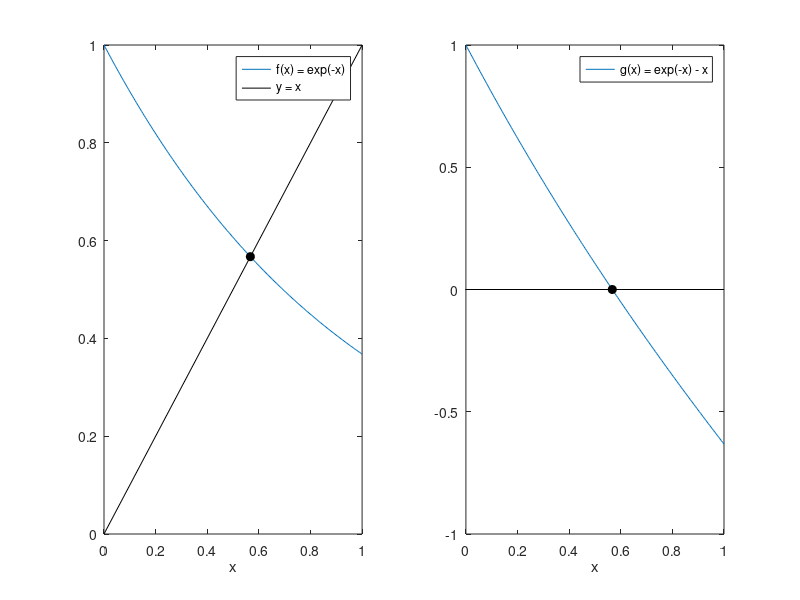

Here is the MATLAB script that generated this plot:
% Fig. 1.32: Steady state of x_{n+1} = exp(-x_n) (book, Section 1.5)
% left: intersection of f(x) = exp(-x) with y = x;  right: equivalently the root of g(x) = exp(-x) - x
% (c) 2026 Philipp Kügler · Program for the book "Dynamical Systems in the Life Sciences" · MIT License (see LICENSE)
x = 0.5;
for n = 1:100                            % fixed-point iteration x_{n+1} = exp(-x_n)
    x = exp(-x);
end
fprintf('fixed-point iteration after 100 steps: x = %.10f\n', x);
fprintf('g(x) = exp(-x) - x = %.1e\n', exp(-x) - x);

blau = [0 0.447 0.741];
xx = linspace(0, 1, 200);
subplot(1, 2, 1);
plot(xx, exp(-xx), 'Color', blau); hold on
plot([0 1], [0 1], 'k-'); plot(x, x, 'ko', 'MarkerFaceColor', 'k'); hold off
xlabel('x'); legend('f(x) = exp(-x)', 'y = x');
subplot(1, 2, 2);
plot(xx, exp(-xx) - xx, 'Color', blau); hold on
plot([0 1], [0 0], 'k-'); plot(x, 0, 'ko', 'MarkerFaceColor', 'k'); hold off
xlabel('x'); legend('g(x) = exp(-x) - x');
